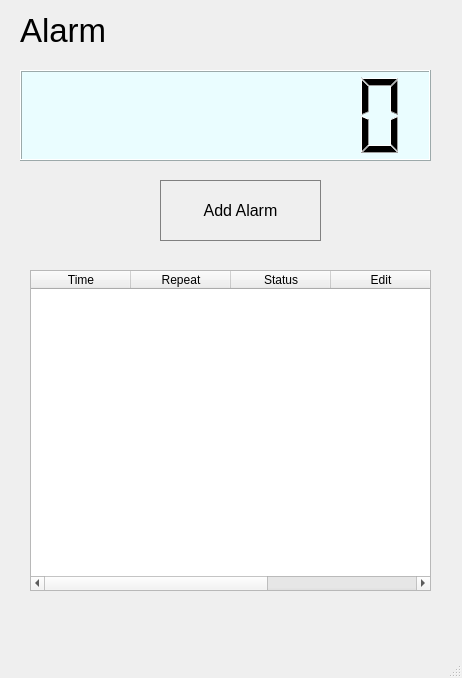
<?xml version="1.0" encoding="UTF-8"?>
<ui version="4.0">
 <class>MainWindow</class>
 <widget class="QMainWindow" name="MainWindow">
  <property name="geometry">
   <rect>
    <x>0</x>
    <y>0</y>
    <width>462</width>
    <height>678</height>
   </rect>
  </property>
  <property name="windowTitle">
   <string>MainWindow</string>
  </property>
  <widget class="QWidget" name="centralwidget">
   <widget class="QLCDNumber" name="ClockLCD">
    <property name="geometry">
     <rect>
      <x>20</x>
      <y>70</y>
      <width>411</width>
      <height>91</height>
     </rect>
    </property>
    <property name="styleSheet">
     <string notr="true">
background-color: rgb(234, 253, 255);</string>
    </property>
    <property name="digitCount">
     <number>8</number>
    </property>
   </widget>
   <widget class="QLabel" name="AppLabel">
    <property name="geometry">
     <rect>
      <x>20</x>
      <y>10</y>
      <width>121</width>
      <height>41</height>
     </rect>
    </property>
    <property name="font">
     <font>
      <pointsize>25</pointsize>
     </font>
    </property>
    <property name="text">
     <string>Alarm</string>
    </property>
   </widget>
   <widget class="QPushButton" name="AddAlarmButton">
    <property name="geometry">
     <rect>
      <x>160</x>
      <y>180</y>
      <width>161</width>
      <height>61</height>
     </rect>
    </property>
    <property name="font">
     <font>
      <pointsize>12</pointsize>
     </font>
    </property>
    <property name="styleSheet">
     <string notr="true">border : 1px solid gray;

</string>
    </property>
    <property name="text">
     <string>Add Alarm</string>
    </property>
    <property name="icon">
     <iconset>
      <normaloff>icons/icons8-add-alarm-clock-50.png</normaloff>icons/icons8-add-alarm-clock-50.png</iconset>
    </property>
    <property name="iconSize">
     <size>
      <width>98</width>
      <height>98</height>
     </size>
    </property>
   </widget>
   <widget class="QTableWidget" name="alarmTable">
    <property name="geometry">
     <rect>
      <x>30</x>
      <y>270</y>
      <width>401</width>
      <height>321</height>
     </rect>
    </property>
    <column>
     <property name="text">
      <string>Time</string>
     </property>
    </column>
    <column>
     <property name="text">
      <string>Repeat</string>
     </property>
    </column>
    <column>
     <property name="text">
      <string>Status</string>
     </property>
    </column>
    <column>
     <property name="text">
      <string>Edit</string>
     </property>
    </column>
    <column>
     <property name="text">
      <string>Delete</string>
     </property>
    </column>
   </widget>
  </widget>
  <widget class="QMenuBar" name="menubar">
   <property name="geometry">
    <rect>
     <x>0</x>
     <y>0</y>
     <width>462</width>
     <height>26</height>
    </rect>
   </property>
  </widget>
  <widget class="QStatusBar" name="statusbar"/>
 </widget>
 <resources/>
 <connections/>
</ui>
